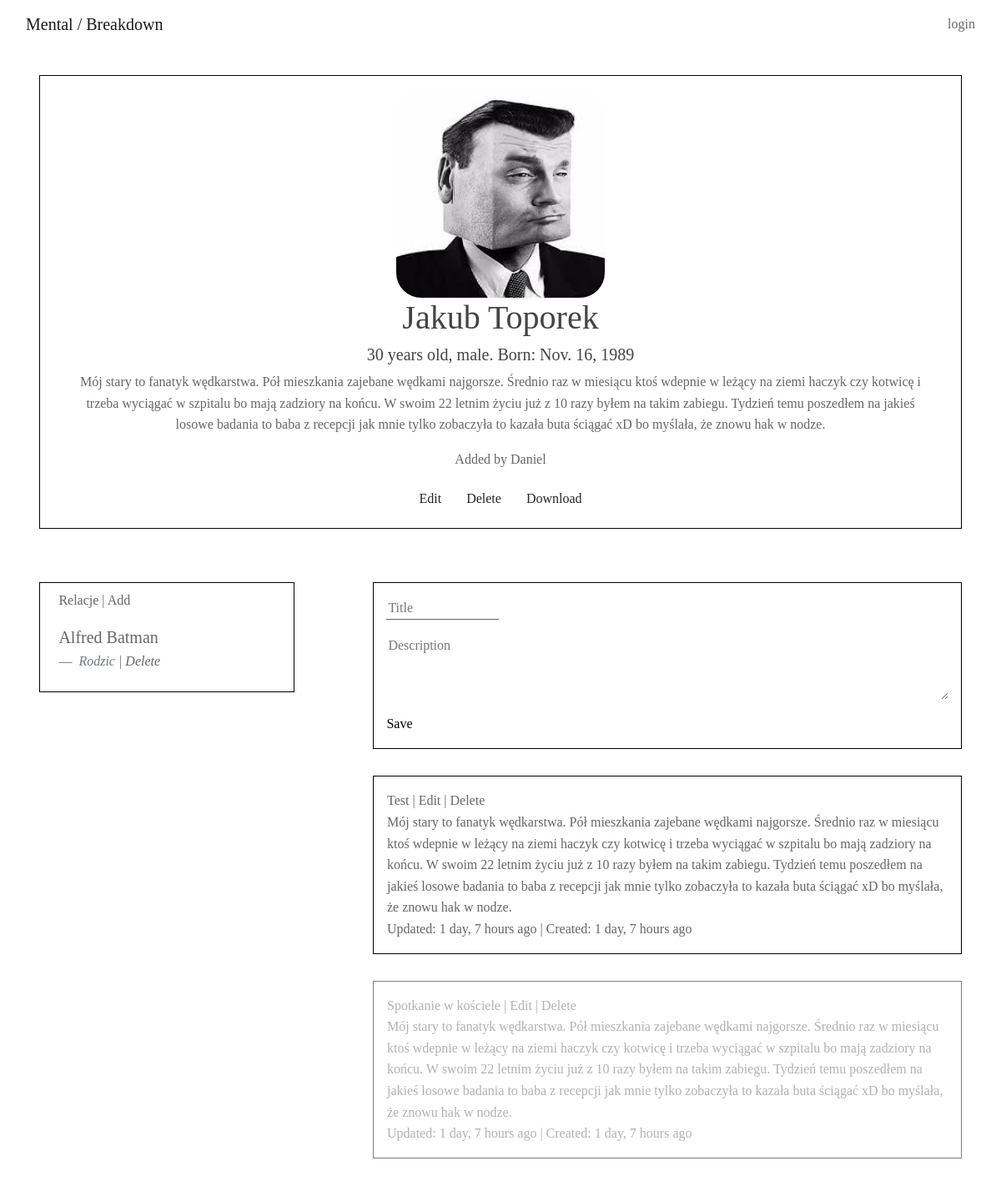
The page /contact/view/31 on the database its author committed.
### crm/models.py (models this page shows, shortened)
class Contact(models.Model):
    SEX_CHOICES = (
        ('Female', 'Female',),
        ('Male', 'Male',),
        ('Unsure', 'Unsure',),
    )
    first_name = models.CharField(max_length=128)
    last_name = models.CharField(max_length=128)
    birthdate = models.DateField()
    sex = models.CharField(choices=SEX_CHOICES, max_length=64, null=True, default="Unknown")
    description = models.CharField(max_length=600, blank="No description", null="True")
    contacts = models.ManyToManyField('self', through='ContactRelationship')
    activites = models.ForeignKey('Activity', related_name="contact_activity", on_delete=models.CASCADE, null=True)
    updated_at = models.DateTimeField(null=True)
    avatar = models.ImageField(upload_to='images/', null=True)
    created_by = models.ForeignKey(User, null=True, blank=True, on_delete=models.DO_NOTHING,
                                   related_name='created_by')
    def __str__(self):
        return f"{self.first_name} {self.last_name}"
    @property
    def age(self):
        return int((datetime.now().date() - self.birthdate).days / 365.25)

class ContactRelationship(models.Model):
    types = models.ForeignKey('RelationshipType', blank=True,
                              related_name='contact_relationships', on_delete=models.CASCADE)
    from_contact = models.ForeignKey('Contact', related_name='from_contacts', on_delete=models.CASCADE)
    to_contact = models.ForeignKey('Contact', related_name='to_contacts', on_delete=models.CASCADE)

class RelationshipType(models.Model):
    name = models.CharField(max_length=64, null=True)
    from_type = models.CharField(max_length=64)
    to_type = models.CharField(max_length=64)

class Activity(models.Model):
    created_at = models.DateTimeField(auto_now_add=True)
    updated_at = models.DateTimeField(auto_now=True, null=True)
    title = models.CharField(max_length=100)
    description = models.CharField(max_length=300)
    activity_contact = models.ForeignKey(Contact, on_delete=models.CASCADE)

### crm/views.py (the view, shortened to what this page needs)
# urls.py: path('contact/view/<int:id>', ContactView.as_view()),
class ContactView(View):
    def get(self, request, id):
        contact = Contact.objects.get(id=id)
        activities1 = Activity.objects.filter(activity_contact=contact).order_by('-updated_at')[0:1]
        activities2 = Activity.objects.filter(activity_contact=contact).order_by('-updated_at')[1:2]
        activities3 = Activity.objects.filter(activity_contact=contact).order_by('-updated_at')[2:4]
        activities4 = Activity.objects.filter(activity_contact=contact).order_by('-updated_at')[4:]
        activity_form = ActivityForm()
        from_relationships = ContactRelationship.objects.filter(from_contact=contact)
        to_relationships = ContactRelationship.objects.filter(to_contact=contact)
        return render(request, 'contact.html',
                      {'contact': contact, 'activity_form': activity_form, 'activities1': activities1,
                       'activities2': activities2, 'activities3': activities3, 'activities4': activities4,
                       'from_relationships': from_relationships, 'to_relationships': to_relationships})

### crm/forms.py
class NavbarForm(forms.Form):
    name = forms.CharField(label=False, widget=forms.TextInput(attrs={'placeholder': 'Search'}))

class ActivityForm(forms.Form):
    title = forms.CharField(label="Activity title", widget=forms.TextInput(attrs={'placeholder': 'Title'}))
    description = forms.CharField(label="Activity title", widget=forms.Textarea(attrs={'placeholder': 'Description'}))

### crm/context_processors.py (called while the page is built)
def navbarform(request):
    return {
        'navbarform': NavbarForm()
    }

### crm/templates/contact.html (shortened to what this page needs)
{% extends 'base.html' %}
{% load humanize %}
{% block content %}
    <div class="contact-info">
        <div class="col-lg-12">
            {% if contact %}
                <div class="form-row avatar">
                    <div class="form-group col-md-12 mb-0">
                        {% if contact.avatar %}
                            <img src="{{ contact.avatar.url }}" width="250px" class="avatar-main">
                        {% endif %}
                    </div>
                </div>
                <div class="form-row">
                    <div class="form-group col-md-12 mb-0">
                        <h1>{{ contact.first_name }} {{ contact.last_name }}</h1>
                    </div>
                </div>
                <div class="form-row">
                    <div class="form-group col-md-12 mb-0">
                        <h5>{{ contact.age }} years old, {{ contact.sex|lower }}. Born: {{ contact.birthdate }}</h5>
                    </div>
                </div>
                <div class="form-row">
                    <div class="form-group col-md-12 mb-0">
                        <p>{{ contact.description }}</p>
                        <p>Added by {{ contact.created_by|capfirst }}</p>
                    </div>
                </div>
                <div class="form-row">
                    <div class="form-group col-md-12 mb-0">
                        <a href="/contact/edit/{{ contact.id }}" class="btn btn-defaultbtn btn-default">Edit</a>
                        <a href="/contact/delete/{{ contact.id }}" class="btn btn-default">Delete</a>
                        <a href="/render/pdf/{{ contact.id }}" class="btn btn-default">Download</a>
                    </div>
                </div>
            {% endif %}
        </div>
    </div>
{% endblock %}
{% block relationship %}
    <div class="relationships">
        <div class="col-md-12">
            <p>Relacje |
                {% if contact %}
                    <a href="/contact/{{ contact.id }}/relationship/add">Add</a>
                {% else %}
                    <a href="/contact/{{ id }}/relationship/add">Add</a>
                {% endif %}
            </p>
        </div>
        {% if to_relationships %}
            {% for relationship in to_relationships %}
                <div class="col-md-12">
                    <blockquote class="blockquote">
                        <p class="mb-0">
                            <a href="/contact/view/{{ relationship.from_contact.id }}">{{ relationship.from_contact }}</a>
                        </p>
                        <footer class="blockquote-footer">
                            <cite>{{ relationship.types.from_type }} | <a
                                    href="/contact/{{ contact.id }}/relationship/delete/{{ "to" }}/{{ relationship.from_contact.id }}/{{ relationship.types.id }}">Delete</a></cite>
                        </footer>
                    </blockquote>
                </div>
            {% endfor %}
        {% endif %}
    </div>
{% endblock %}
{% block activity %}
    {% if activity_form %}
        <div class="activity-submit-box">
            <form role="form" method="POST">
                <div class="form-group activity title">
                    {{ activity_form.title }}
                </div>
                <div class="form-group activity description">
                    {{ activity_form.description }}
                </div>
                <button type="submit" title="save contact">Save</button>
            </form>
        </div>
    {% endif %}
    {% if activities1 %}
        {% for activity in activities1 %}
            <div class="activity-box">
                <div class="activitiy-title">
                    {{ activity.title }} | <a href="/contact/{{ contact.id }}/activity/{{ activity.id }}/edit/">Edit</a>
                    | <a href="/contact/{{ contact.id }}/activity/{{ activity.id }}/delete/">Delete</a>
                </div>
                <div class="activitiy-description">
                    {{ activity.description }}
                </div>
                <div class="activitiy-created">
                    Updated: {{ activity.updated_at|naturaltime }} | Created: {{ activity.created_at|naturaltime }}
                </div>
            </div>
        {% endfor %}
        {% for activity in activities2 %}
            <div class="activity-box" style="opacity: 0.5;">
                <div class="activitiy-title">
                    {{ activity.title }} | <a href="/contact/{{ contact.id }}/activity/{{ activity.id }}/edit/">Edit</a>
                    | <a href="/contact/{{ contact.id }}/activity/{{ activity.id }}/delete/">Delete</a>
                </div>
                <div class="activitiy-description">
                    {{ activity.description }}
                </div>
                <div class="activitiy-created">
                    Updated: {{ activity.updated_at|naturaltime }} | Created: {{ activity.created_at|naturaltime }}
                </div>
            </div>
        {% endfor %}
    {% endif %}
    </div>
{% endblock %}

### crm/static/css/style.css (style rules this page uses)
html { line-height: 1.6; }
body, p, a { font-family: "Times New Roman", Times, serif; color: #666666; line-height: 1.6; }
input { border: none; border-bottom: 1px solid #666666; }
.avatar-main { border-radius: 30px; }
h1, h2, h3, h4, h5 { line-height: 1.2; color: #444444 }
.contact-info { text-align: center; margin: 2rem; padding: 1rem; border: solid 1px black; }
.activity-submit-box { border: black solid 1px; margin: 2rem; padding: 2%; display: block; height: 200px; }
.activity-box { border: black solid 1px; margin: 2rem; padding: 2%; display: block; }
.activity-box { border: black solid 1px; padding: 1rem; height: auto; margin-top: 1%; }
.relationships { border: black solid 1px; margin: 2rem; padding: 2%; }
.activity-submit-box textarea { border: none; height: 60%; width: 100%; }
.activity-submit-box button { border: none; margin: 0; padding: 0; background: none; }
.form-group input { width: 20%; }
button, input[type=submit] { border: none; margin: 0; padding: 0; background: none; }
#id_description { width: 100%; height: 5rem; }

### rows shown on the page
Contact: avatar (picture), first_name "Jakub", last_name "Toporek", age "30", sex "male", birthdate "Nov. 16, 1989", description "Mój stary to fanatyk wędkarstwa. Pół mieszkania zajebane wędkami najgorsze. Średnio raz w miesiącu ktoś wdepnie w leżący na ziemi haczyk czy kotwicę i trzeba wyciągać w szpitalu bo mają zadziory na końcu. W swoim 22 letnim życiu już z 10 razy byłem na takim zabiegu. Tydzień temu poszedłem na jakieś losowe badania to baba z recepcji jak mnie tylko zobaczyła to kazała buta ściągać xD bo myślała, że znowu hak w nodze.", created_by "Daniel"
ContactRelationship: from_contact "Alfred Batman", types.from_type "Rodzic"
Activity: title "Test", description "Mój stary to fanatyk wędkarstwa. Pół mieszkania zajebane wędkami najgorsze. Średnio raz w miesiącu ktoś wdepnie w leżący na ziemi haczyk czy kotwicę i trzeba wyciągać w szpitalu bo mają zadziory na końcu. W swoim 22 letnim życiu już z 10 razy byłem na takim zabiegu. Tydzień temu poszedłem na jakieś losowe badania to baba z recepcji jak mnie tylko zobaczyła to kazała buta ściągać xD bo myślała, że znowu hak w nodze.", updated_at "1 day, 7 hours ago", created_at "1 day, 7 hours ago"
Activity: title "Spotkanie w kościele", description "Mój stary to fanatyk wędkarstwa. Pół mieszkania zajebane wędkami najgorsze. Średnio raz w miesiącu ktoś wdepnie w leżący na ziemi haczyk czy kotwicę i trzeba wyciągać w szpitalu bo mają zadziory na końcu. W swoim 22 letnim życiu już z 10 razy byłem na takim zabiegu. Tydzień temu poszedłem na jakieś losowe badania to baba z recepcji jak mnie tylko zobaczyła to kazała buta ściągać xD bo myślała, że znowu hak w nodze.", updated_at "1 day, 7 hours ago", created_at "1 day, 7 hours ago"
